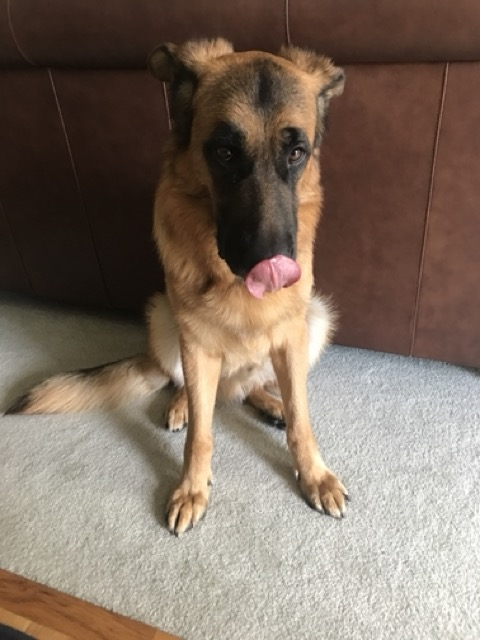
#> input picture images/a_good_boy.jpeg, 480 x 640 px
$ python print_dogs.py images/a_good_boy.jpeg 5
#> lines starting #> are read from the running program, lines starting #| are printed output that depends on the picture
""" This contains functions for
"""
import sys
import pathlib
import os
from PIL import Image
import numpy as np


def get_project_dir():
    """ Input:
            None
        Output:
            project_dir: pathlib.Path - the path of the project directory
    """
    this_file_path = pathlib.Path(__file__)
    project_dir = this_file_path.parents[0]
    return project_dir

def get_term_reduce_factor(img: Image):
    """ Input:
            img: PIL.Image - the image we want to fit onto our terminal window
        Output:
            reduce_factor:
    """
    term_width, term_height = os.get_terminal_size()
    img_width, img_height = img.size
    height_ratio = (img_height/term_height)/2
    width_ratio = img_width/term_width
    reduce_factor = int(max(height_ratio, width_ratio))
    return reduce_factor

def path_to_array(path: str, reduce_factor: int = None) -> Image:
    """ Input:
            path: str - the path to the image file we want to open
            reduce_factor: int - the factor we want to reduce the
                image by
        Output:
            returns a PIL Image representing the image, downscaled by
            reduce_factor.

    We're reducing the image to a very small size so that we can translate
    each pixel directly to some colored blocks. If reduce_factor isn't small
    enough, then the "lines" will wrap around and the image won't display
    correctly
    """
#> called with path = 'images/a_good_boy.jpeg', reduce_factor = 5
    with open(path, 'rb') as f:
        img = Image.open(f)
#> img is the input picture: PIL image 480x640 RGB; mean R, G, B 127.3, 111.4, 98.3
        # the ANSI formatting we're using assumes RGB
        if img.mode != 'RGB':
            img = img.convert('RGB')
        if not reduce_factor:
            term_width, term_height = os.get_terminal_size()
            img_width, img_height = img.size
            height_ratio = (img_height/term_height)/2
            width_ratio = img_width/term_width
            reduce_factor = int(max(height_ratio, width_ratio))
        img = img.reduce(reduce_factor)
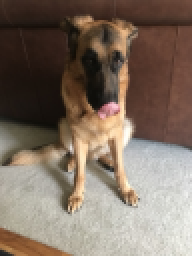
#> img: PIL image 96x128 RGB (shown 2 times larger); mean R, G, B 127.3, 111.4, 98.3
        img = np.asarray(img)

    return img[:, :, :3]

def image_to_blocks(path: str, reduce_factor: int = None) -> str:
    """ Input:
            path: str - the path to the image file we want to open
            reduce_factor: int - the factor we want to reduce the
                image by
        Output:
            Returns a string representing a bunch of colored "UPPER HALF BLOCK"
            unicode characters.

    This gets an image from a given path, and returns a string representation we
    can print.
    The way we get around the fact that the space taken up by a character on the
    terminal is a rectangle is:
        - read two lines of pixels
        - add an "UPPER HALF BLOCK" unicode character with the color of the
          first pixel
        - set the background to the color of the second character
    """
    img = path_to_array(path, reduce_factor)
    # [8 lines of commented-out code are left out]
    return array_to_blocks(img)

def array_to_blocks(img: np.array) -> str:
    """ Input:
            img: np.array - a numpy array
        Output:
            Returns a string representing a bunch of colored "UPPER HALF BLOCK"
            unicode characters.

    this takes an array representing our image and returns a string
    representation we can print.
    The way we get around the fact that the space taken up by a character on the
    terminal is a rectangle is:
        - read two lines of pixels
        - add an "UPPER HALF BLOCK" unicode character with the color of the
          first pixel
        - set the background to the color of the second character
    """
    s = ''
    for y in range(int(img.shape[0]//2)):
        for x in range(img.shape[1]):
            unicode_block = img[y*2:y*2+2, x]
            rt, gt, bt = unicode_block[0]
            rb, gb, bb = unicode_block[1]
            s += f'\033[38;2;{rt};{gt};{bt};48;2;{rb};{gb};{bb}m\u2580\033[0m'
        s += '\n'
    return s

def main():
    if len(sys.argv) == 1:
        path = os.path.join(get_project_dir(), 'images', 'dog_1.png')
    else:
        path = sys.argv[1]
    if len(sys.argv) == 3:
        reduce_factor = int(sys.argv[2])
    else:
        reduce_factor = None
    print(image_to_blocks(path, reduce_factor))

if __name__ == "__main__":
    main()

$ run again, on images/doggo.jpg
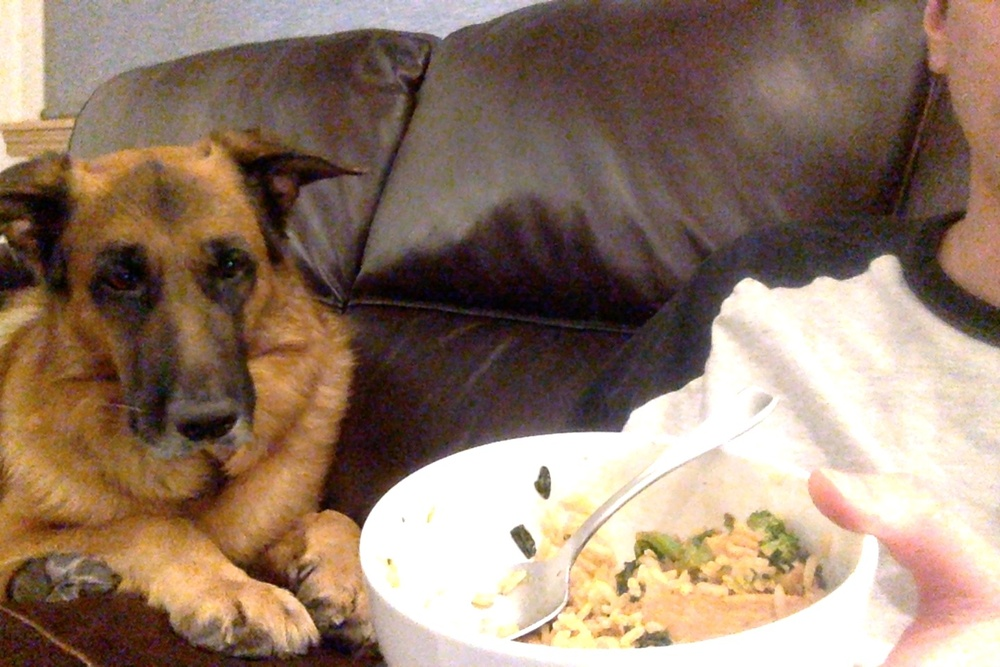
#> input picture images/doggo.jpg, 1000 x 667 px, shrunk from 1440 x 960 before the run
#> in path_to_array, img is the input picture: PIL image 1000x667 RGB; mean R, G, B 146.9, 123.5, 106
#> in path_to_array, `img = img.reduce(reduce_factor)`:
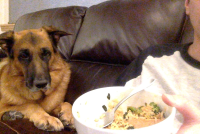
#> img: PIL image 200x134 RGB; mean R, G, B 147, 123.7, 106.2
